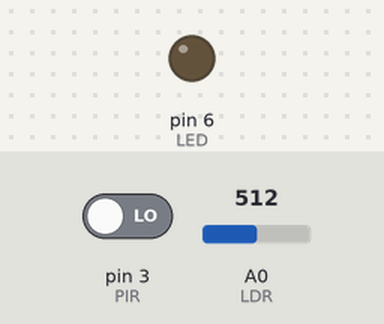
This sketch was run on a simulated Arduino Uno, built for the host (arithmetic inside an expression is 32-bit, double 64-bit). Parts: output pins drawn as LEDs (lit = HIGH). The inputs (shaded band) are chosen by the test bench; at power-on: pin 3 (PIR) LOW, A0 (LDR) = 512. WiFi joins after 1.5 s; servers stay silent unless stated; the modem accepts every AT command (registered, SIM ready, sends succeed) and sends nothing else; what the sketch prints to the serial monitor is not drawn.

Above: at 0.1 s.
At 2.3 s:
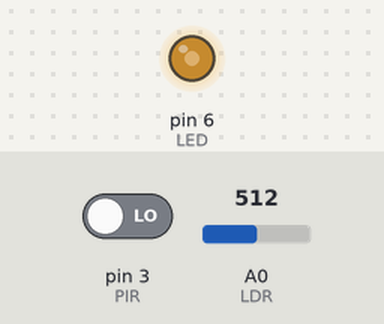
At 3.8 s:
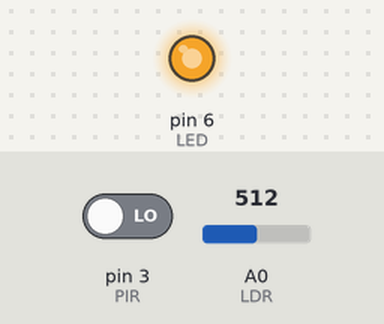
At 5.6 s:
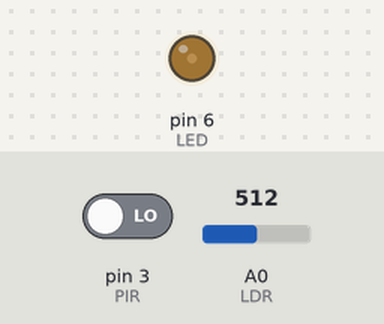
Timing chart, 0 to 7.6 s (numbered marks = the images above):
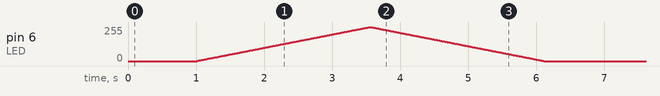

The sketch:

esp8266-lesson1.ino
```cpp
/*

  Project: Smart Energy Campus");
  Year: 2022 / 2023");
        LESI @ IPCA");
  Authors: 2727 Nuno Mendes");
           Tiago Azevedo");
           Francisco Pereira");
           Rosario Silva");

*/

#include "WiFiEsp.h"


//#ifndef HAVE_HWSERIAL1
#include "SoftwareSerial.h"
SoftwareSerial softserial(4, 5);  // RX, TX
//#endif

char ssid[] = "smartenergy";   // your network SSID (name)
char pass[] = "20222023lesi";  // your network password
int status = WL_IDLE_STATUS;
int reqCount = 0;  // number of requests received


#define LED 6 // pino do LED, porta PWM
#define LDR 0 // pino de input do sensor de luz
#define PIR 3 // pino de input do sensor de movimento
int valLDR = 0;
int valPIR = 0;
int statePIR = LOW; // sem deteção de movimento

WiFiEspServer server(80);

void info() {
  Serial.println("\n\nSmart Energy Campus @ IPCA 2022/2023\n");
}

void test() {
  Serial.println("\n[Testing]");
  delay(1000);

  Serial.print("\n- Ilumination...");
  // aumentar o brilho
  Serial.print("\n Bright up ");
  for(int i=0; i<=255; i++) {
    if ((i % 2) == 0) Serial.print("+");
    analogWrite(LED, i);
    delay(10);
  }
  // reduzir o brilho
  Serial.print("\n Bright down ");
  for(int i=255; i>=0; i--){
    if ((i % 2) == 0) Serial.print("-");
    analogWrite(LED, i);
    delay(10);
  }
  analogWrite(LED, 0);

  Serial.print("\n\n- Light Sensor LDR... ");
  for(int i=0; i<=255; i++) {
    if ((i % 30) == 0) Serial.print("\n");
    valLDR = analogRead(LDR);
    Serial.print(" ");
    Serial.print(valLDR);
    delay(10);
  }
  valLDR = 0;


  Serial.print("\n\n- Motion Sensor PIR... ");
  for(int i=0; i<=255; i++) {
    if ((i % 30) == 0) Serial.print("\n");
    valPIR = digitalRead(PIR);
    Serial.print(" ");
    Serial.print(valPIR);
    delay(10);
    //if (i == 255) i=0;
  }
  valPIR = LOW;

  Serial.println("\n");
}


void setup() {
  pinMode(LED, OUTPUT);
  pinMode(LDR, INPUT);
  pinMode(PIR, INPUT);
  analogWrite(LED, 0); // Desliga os LEDs


  // initialize serial for debugging
  Serial.begin(9600);

  // Info do projeto
  info();

  // Testando os componentes externos
  test();

  // initialize serial for ESP module
  Serial.println("\n[Network connection]");
  softserial.begin(115200);
  softserial.write("AT+CIOBAUD=9600\r\n");
  softserial.write("AT+RST\r\n");
  softserial.begin(9600);
  // initialize ESP module
  WiFi.init(&softserial);

  // check for the presence of the shield
  if (WiFi.status() == WL_NO_SHIELD) {
    Serial.println("WiFi shield not present");
    // don't continue
    while (true)
      ;
  }

  // attempt to connect to WiFi network
  while (status != WL_CONNECTED) {
    Serial.print("Attempting to connect to WPA SSID: ");
    Serial.println(ssid);
    // Connect to WPA/WPA2 network
    status = WiFi.begin(ssid, pass);
  }

  Serial.println("You're connected to the network");
  printWifiStatus();

  // start the web server on port 80
  server.begin();
}


void loop() {

  // listen for incoming clients
  WiFiEspClient client = server.available();
  if (client) {
    Serial.println("New client");
    // an http request ends with a blank line
    boolean currentLineIsBlank = true;
    while (client.connected()) {
      if (client.available()) {
        char c = client.read();
        Serial.write(c);
        // if you've gotten to the end of the line (received a newline
        // character) and the line is blank, the http request has ended,
        // so you can send a reply
        if (c == '\n' && currentLineIsBlank) {
          Serial.println("Sending response");

          // send a standard http response header
          // use \r\n instead of many println statements to speedup data send
          client.print(
            "HTTP/1.1 200 OK\r\n"
            "Content-Type: text/html\r\n"
            "Connection: close\r\n"  // the connection will be closed after completion of the response
            "Refresh: 20\r\n"        // refresh the page automatically every 20 sec
            "\r\n");
          client.print("<!DOCTYPE HTML>\r\n");
          client.print("<html>\r\n");
          client.print("<h4>ESP8266 Wifi IoT lesson 1</h4>\r\n");
          client.print("<h1>Hello World!</h1>\r\n");
          client.print("Requests received: ");
          client.print(++reqCount);
          client.print("<br>\r\n");


          client.print("</html>\r\n");
          break;
        }
        if (c == '\n') {
          // you're starting a new line
          currentLineIsBlank = true;
        } else if (c != '\r') {
          // you've gotten a character on the current line
          currentLineIsBlank = false;
        }
      }
    }
    // give the web browser time to receive the data
    delay(10);

    // close the connection:
    client.stop();
    Serial.println("Client disconnected");
  }
}


void printWifiStatus() {
  // print the SSID of the network you're attached to
  Serial.print("SSID: ");
  Serial.println(WiFi.SSID());

  // print your WiFi shield's IP address
  IPAddress ip = WiFi.localIP();
  Serial.print("IP Address: ");
  Serial.println(ip);

  // print where to go in the browser
  Serial.println();
  Serial.print("To see this page in action, open a browser to http://");
  Serial.println(ip);
  Serial.println();
}
```
